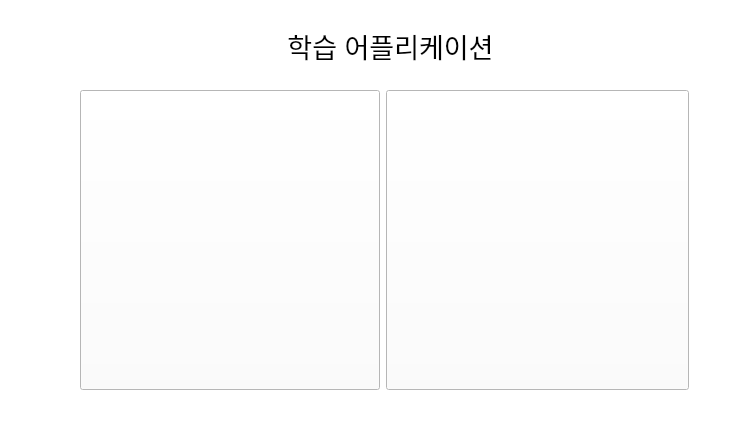
<?xml version="1.0" encoding="UTF-8"?>
<ui version="4.0">
 <class>MainWindow</class>
 <widget class="QMainWindow" name="MainWindow">
  <property name="geometry">
   <rect>
    <x>0</x>
    <y>0</y>
    <width>741</width>
    <height>424</height>
   </rect>
  </property>
  <property name="windowTitle">
   <string>MainWindow</string>
  </property>
  <property name="styleSheet">
   <string notr="true">	background-color: rgb(255, 255, 255);</string>
  </property>
  <widget class="QWidget" name="centralwidget">
   <widget class="QStackedWidget" name="stackedWidget">
    <property name="geometry">
     <rect>
      <x>0</x>
      <y>0</y>
      <width>741</width>
      <height>401</height>
     </rect>
    </property>
    <property name="currentIndex">
     <number>0</number>
    </property>
    <widget class="QWidget" name="page_2">
     <widget class="QLabel" name="label_7">
      <property name="geometry">
       <rect>
        <x>240</x>
        <y>20</y>
        <width>301</width>
        <height>51</height>
       </rect>
      </property>
      <property name="font">
       <font>
        <pointsize>20</pointsize>
       </font>
      </property>
      <property name="text">
       <string>학습 어플리케이션</string>
      </property>
      <property name="alignment">
       <set>Qt::AlignCenter</set>
      </property>
     </widget>
     <widget class="QWidget" name="formLayoutWidget">
      <property name="geometry">
       <rect>
        <x>80</x>
        <y>90</y>
        <width>609</width>
        <height>302</height>
       </rect>
      </property>
      <layout class="QFormLayout" name="formLayout">
       <item row="0" column="0">
        <widget class="QPushButton" name="pushButton">
         <property name="sizePolicy">
          <sizepolicy hsizetype="Minimum" vsizetype="Maximum">
           <horstretch>0</horstretch>
           <verstretch>0</verstretch>
          </sizepolicy>
         </property>
         <property name="minimumSize">
          <size>
           <width>300</width>
           <height>300</height>
          </size>
         </property>
         <property name="styleSheet">
          <string notr="true">border-image: url(/home/iot/바탕화면/학생.png);</string>
         </property>
         <property name="text">
          <string/>
         </property>
        </widget>
       </item>
       <item row="0" column="1">
        <widget class="QPushButton" name="pushButton_6">
         <property name="sizePolicy">
          <sizepolicy hsizetype="Minimum" vsizetype="Maximum">
           <horstretch>0</horstretch>
           <verstretch>0</verstretch>
          </sizepolicy>
         </property>
         <property name="minimumSize">
          <size>
           <width>300</width>
           <height>300</height>
          </size>
         </property>
         <property name="styleSheet">
          <string notr="true">border-image: url(/home/iot/바탕화면/선생님.png);</string>
         </property>
         <property name="text">
          <string/>
         </property>
        </widget>
       </item>
      </layout>
     </widget>
    </widget>
    <widget class="QWidget" name="page_9">
     <widget class="QLabel" name="label_8">
      <property name="geometry">
       <rect>
        <x>220</x>
        <y>40</y>
        <width>331</width>
        <height>81</height>
       </rect>
      </property>
      <property name="font">
       <font>
        <pointsize>23</pointsize>
       </font>
      </property>
      <property name="text">
       <string>로그인</string>
      </property>
      <property name="alignment">
       <set>Qt::AlignCenter</set>
      </property>
     </widget>
     <widget class="QWidget" name="gridLayoutWidget_2">
      <property name="geometry">
       <rect>
        <x>20</x>
        <y>150</y>
        <width>571</width>
        <height>123</height>
       </rect>
      </property>
      <layout class="QGridLayout" name="gridLayout_2">
       <item row="0" column="1" colspan="2">
        <widget class="QLineEdit" name="lineEdit"/>
       </item>
       <item row="2" column="1" colspan="2">
        <widget class="QLineEdit" name="lineEdit_4"/>
       </item>
       <item row="0" column="0">
        <widget class="QLabel" name="label_13">
         <property name="sizePolicy">
          <sizepolicy hsizetype="Minimum" vsizetype="Maximum">
           <horstretch>0</horstretch>
           <verstretch>0</verstretch>
          </sizepolicy>
         </property>
         <property name="minimumSize">
          <size>
           <width>30</width>
           <height>0</height>
          </size>
         </property>
         <property name="text">
          <string>아이디</string>
         </property>
         <property name="alignment">
          <set>Qt::AlignRight|Qt::AlignTrailing|Qt::AlignVCenter</set>
         </property>
        </widget>
       </item>
       <item row="3" column="1" colspan="2">
        <widget class="QLabel" name="label_12">
         <property name="text">
          <string> </string>
         </property>
        </widget>
       </item>
       <item row="1" column="1" colspan="2">
        <widget class="QLabel" name="label_11">
         <property name="text">
          <string> </string>
         </property>
        </widget>
       </item>
       <item row="2" column="0">
        <widget class="QLabel" name="label_14">
         <property name="sizePolicy">
          <sizepolicy hsizetype="Minimum" vsizetype="Maximum">
           <horstretch>0</horstretch>
           <verstretch>0</verstretch>
          </sizepolicy>
         </property>
         <property name="minimumSize">
          <size>
           <width>30</width>
           <height>0</height>
          </size>
         </property>
         <property name="text">
          <string>비밀번호</string>
         </property>
         <property name="alignment">
          <set>Qt::AlignRight|Qt::AlignTrailing|Qt::AlignVCenter</set>
         </property>
        </widget>
       </item>
      </layout>
     </widget>
     <widget class="QPushButton" name="back_btn_1">
      <property name="geometry">
       <rect>
        <x>20</x>
        <y>20</y>
        <width>31</width>
        <height>21</height>
       </rect>
      </property>
      <property name="styleSheet">
       <string notr="true">border-image: url(/home/iot/바탕화면/back.png);</string>
      </property>
      <property name="text">
       <string/>
      </property>
     </widget>
     <widget class="QWidget" name="formLayoutWidget_2">
      <property name="geometry">
       <rect>
        <x>180</x>
        <y>300</y>
        <width>409</width>
        <height>38</height>
       </rect>
      </property>
      <layout class="QFormLayout" name="formLayout_2">
       <item row="0" column="0">
        <widget class="QPushButton" name="pushButton_7">
         <property name="sizePolicy">
          <sizepolicy hsizetype="Maximum" vsizetype="Fixed">
           <horstretch>0</horstretch>
           <verstretch>0</verstretch>
          </sizepolicy>
         </property>
         <property name="minimumSize">
          <size>
           <width>200</width>
           <height>0</height>
          </size>
         </property>
         <property name="text">
          <string>회원가입</string>
         </property>
        </widget>
       </item>
       <item row="0" column="1">
        <widget class="QPushButton" name="pushButton_8">
         <property name="sizePolicy">
          <sizepolicy hsizetype="Maximum" vsizetype="Fixed">
           <horstretch>0</horstretch>
           <verstretch>0</verstretch>
          </sizepolicy>
         </property>
         <property name="minimumSize">
          <size>
           <width>200</width>
           <height>0</height>
          </size>
         </property>
         <property name="text">
          <string>로그인</string>
         </property>
        </widget>
       </item>
      </layout>
     </widget>
    </widget>
    <widget class="QWidget" name="page_10">
     <widget class="QPushButton" name="back_btn_3">
      <property name="geometry">
       <rect>
        <x>20</x>
        <y>20</y>
        <width>31</width>
        <height>21</height>
       </rect>
      </property>
      <property name="styleSheet">
       <string notr="true">border-image: url(/home/iot/바탕화면/back.png);</string>
      </property>
      <property name="text">
       <string/>
      </property>
     </widget>
     <widget class="QLabel" name="label_15">
      <property name="geometry">
       <rect>
        <x>220</x>
        <y>20</y>
        <width>331</width>
        <height>61</height>
       </rect>
      </property>
      <property name="font">
       <font>
        <pointsize>23</pointsize>
       </font>
      </property>
      <property name="text">
       <string>회원가입</string>
      </property>
      <property name="alignment">
       <set>Qt::AlignCenter</set>
      </property>
     </widget>
     <widget class="QWidget" name="gridLayoutWidget_3">
      <property name="geometry">
       <rect>
        <x>120</x>
        <y>100</y>
        <width>551</width>
        <height>231</height>
       </rect>
      </property>
      <layout class="QGridLayout" name="gridLayout_3">
       <item row="4" column="1">
        <widget class="QLineEdit" name="lineEdit_7"/>
       </item>
       <item row="2" column="1" colspan="2">
        <widget class="QLineEdit" name="lineEdit_6"/>
       </item>
       <item row="0" column="1" colspan="2">
        <widget class="QLineEdit" name="lineEdit_5"/>
       </item>
       <item row="1" column="1" colspan="2">
        <widget class="QLabel" name="label_17">
         <property name="text">
          <string/>
         </property>
        </widget>
       </item>
       <item row="3" column="1" colspan="2">
        <widget class="QLabel" name="label_16">
         <property name="text">
          <string/>
         </property>
        </widget>
       </item>
       <item row="0" column="0">
        <widget class="QLabel" name="label_18">
         <property name="text">
          <string>아이디</string>
         </property>
         <property name="alignment">
          <set>Qt::AlignCenter</set>
         </property>
        </widget>
       </item>
       <item row="2" column="0">
        <widget class="QLabel" name="label_19">
         <property name="text">
          <string>비밀번호</string>
         </property>
         <property name="alignment">
          <set>Qt::AlignCenter</set>
         </property>
        </widget>
       </item>
       <item row="5" column="1">
        <widget class="QLabel" name="label_22">
         <property name="text">
          <string/>
         </property>
        </widget>
       </item>
       <item row="4" column="0">
        <widget class="QLabel" name="label_21">
         <property name="text">
          <string>이름</string>
         </property>
         <property name="alignment">
          <set>Qt::AlignCenter</set>
         </property>
        </widget>
       </item>
       <item row="6" column="1">
        <widget class="QLineEdit" name="lineEdit_8"/>
       </item>
       <item row="6" column="0">
        <widget class="QLabel" name="label_20">
         <property name="text">
          <string>번호</string>
         </property>
         <property name="alignment">
          <set>Qt::AlignCenter</set>
         </property>
        </widget>
       </item>
      </layout>
     </widget>
     <widget class="QPushButton" name="pushButton_9">
      <property name="geometry">
       <rect>
        <x>290</x>
        <y>350</y>
        <width>200</width>
        <height>36</height>
       </rect>
      </property>
      <property name="sizePolicy">
       <sizepolicy hsizetype="Maximum" vsizetype="Fixed">
        <horstretch>0</horstretch>
        <verstretch>0</verstretch>
       </sizepolicy>
      </property>
      <property name="minimumSize">
       <size>
        <width>200</width>
        <height>0</height>
       </size>
      </property>
      <property name="text">
       <string>회원가입</string>
      </property>
     </widget>
    </widget>
    <widget class="QWidget" name="page">
     <widget class="QPushButton" name="pushButton_10">
      <property name="geometry">
       <rect>
        <x>630</x>
        <y>10</y>
        <width>61</width>
        <height>61</height>
       </rect>
      </property>
      <property name="font">
       <font>
        <pointsize>9</pointsize>
       </font>
      </property>
      <property name="styleSheet">
       <string notr="true">border-image: url(/home/iot/바탕화면/user1.png);</string>
      </property>
      <property name="text">
       <string/>
      </property>
     </widget>
     <widget class="QTabWidget" name="tabWidget">
      <property name="geometry">
       <rect>
        <x>20</x>
        <y>80</y>
        <width>701</width>
        <height>321</height>
       </rect>
      </property>
      <property name="font">
       <font>
        <pointsize>12</pointsize>
       </font>
      </property>
      <property name="mouseTracking">
       <bool>false</bool>
      </property>
      <property name="tabletTracking">
       <bool>false</bool>
      </property>
      <property name="toolTip">
       <string>&lt;html&gt;&lt;head/&gt;&lt;body&gt;&lt;p&gt;&lt;br/&gt;&lt;/p&gt;&lt;/body&gt;&lt;/html&gt;</string>
      </property>
      <property name="whatsThis">
       <string>&lt;html&gt;&lt;head/&gt;&lt;body&gt;&lt;p align=&quot;right&quot;&gt;&lt;br/&gt;&lt;/p&gt;&lt;/body&gt;&lt;/html&gt;</string>
      </property>
      <property name="layoutDirection">
       <enum>Qt::LeftToRight</enum>
      </property>
      <property name="autoFillBackground">
       <bool>false</bool>
      </property>
      <property name="styleSheet">
       <string notr="true"/>
      </property>
      <property name="tabPosition">
       <enum>QTabWidget::West</enum>
      </property>
      <property name="tabShape">
       <enum>QTabWidget::Rounded</enum>
      </property>
      <property name="currentIndex">
       <number>0</number>
      </property>
      <property name="iconSize">
       <size>
        <width>40</width>
        <height>40</height>
       </size>
      </property>
      <property name="elideMode">
       <enum>Qt::ElideNone</enum>
      </property>
      <property name="usesScrollButtons">
       <bool>false</bool>
      </property>
      <property name="documentMode">
       <bool>false</bool>
      </property>
      <property name="tabsClosable">
       <bool>false</bool>
      </property>
      <property name="movable">
       <bool>false</bool>
      </property>
      <property name="tabBarAutoHide">
       <bool>false</bool>
      </property>
      <widget class="QWidget" name="tabWidgetPage1">
       <property name="styleSheet">
        <string notr="true"/>
       </property>
       <attribute name="title">
        <string>study</string>
       </attribute>
       <widget class="QStackedWidget" name="stackedWidget_3">
        <property name="geometry">
         <rect>
          <x>20</x>
          <y>10</y>
          <width>631</width>
          <height>301</height>
         </rect>
        </property>
        <property name="currentIndex">
         <number>0</number>
        </property>
        <widget class="QWidget" name="page_5">
         <widget class="QWidget" name="gridLayoutWidget_6">
          <property name="geometry">
           <rect>
            <x>30</x>
            <y>20</y>
            <width>561</width>
            <height>261</height>
           </rect>
          </property>
          <layout class="QGridLayout" name="gridLayout_5">
           <item row="2" column="0">
            <widget class="QComboBox" name="comboBox">
             <item>
              <property name="text">
               <string>경영</string>
              </property>
             </item>
             <item>
              <property name="text">
               <string>경제</string>
              </property>
             </item>
             <item>
              <property name="text">
               <string>공공</string>
              </property>
             </item>
             <item>
              <property name="text">
               <string>과학</string>
              </property>
             </item>
             <item>
              <property name="text">
               <string>금융</string>
              </property>
             </item>
             <item>
              <property name="text">
               <string>사회</string>
              </property>
             </item>
            </widget>
           </item>
           <item row="2" column="1">
            <widget class="QLineEdit" name="lineEdit_12"/>
           </item>
           <item row="2" column="2">
            <widget class="QPushButton" name="pushButton_2">
             <property name="text">
              <string>PushButton</string>
             </property>
            </widget>
           </item>
           <item row="1" column="0" colspan="3">
            <widget class="QTextBrowser" name="textBrowser"/>
           </item>
          </layout>
         </widget>
        </widget>
       </widget>
      </widget>
      <widget class="QWidget" name="tabWidgetPage2">
       <property name="font">
        <font>
         <pointsize>10</pointsize>
        </font>
       </property>
       <property name="styleSheet">
        <string notr="true">	color: rgb(58, 134, 255);
	background-color: white;
	border: 0px solid;
</string>
       </property>
       <attribute name="title">
        <string>chat</string>
       </attribute>
       <widget class="QStackedWidget" name="stackedWidget_2">
        <property name="geometry">
         <rect>
          <x>10</x>
          <y>0</y>
          <width>641</width>
          <height>311</height>
         </rect>
        </property>
        <property name="currentIndex">
         <number>0</number>
        </property>
        <widget class="QWidget" name="page_8">
         <widget class="QLineEdit" name="lineEdit_2">
          <property name="geometry">
           <rect>
            <x>30</x>
            <y>270</y>
            <width>471</width>
            <height>31</height>
           </rect>
          </property>
          <property name="styleSheet">
           <string notr="true">	background-color: white;
	border: 2px solid rgb(189, 189, 189);
	border-radius: 10px;</string>
          </property>
         </widget>
         <widget class="QTextBrowser" name="textBrowser_2">
          <property name="geometry">
           <rect>
            <x>30</x>
            <y>20</y>
            <width>581</width>
            <height>231</height>
           </rect>
          </property>
          <property name="styleSheet">
           <string notr="true">	background-color: white;
	border: 2px solid rgb(189, 189, 189);
</string>
          </property>
          <property name="frameShape">
           <enum>QFrame::WinPanel</enum>
          </property>
         </widget>
         <widget class="QPushButton" name="pushButton_3">
          <property name="geometry">
           <rect>
            <x>520</x>
            <y>270</y>
            <width>91</width>
            <height>31</height>
           </rect>
          </property>
          <property name="styleSheet">
           <string notr="true">	color: rgb(0, 0, 0);
	background-color: white;
	border: 2px solid rgb(189, 189, 189);
	border-radius: 10px;</string>
          </property>
          <property name="text">
           <string>전송</string>
          </property>
         </widget>
        </widget>
       </widget>
      </widget>
      <widget class="QWidget" name="tab">
       <property name="styleSheet">
        <string notr="true">	color: rgb(58, 134, 255);
	background-color: white;
	border: 0px solid;
</string>
       </property>
       <attribute name="title">
        <string>QnA</string>
       </attribute>
       <widget class="QTableWidget" name="tableWidget">
        <property name="geometry">
         <rect>
          <x>70</x>
          <y>10</y>
          <width>511</width>
          <height>241</height>
         </rect>
        </property>
        <property name="styleSheet">
         <string notr="true">	color: rgb(0, 0, 0);
	background-color: white;
	border: 2px solid rgb(189, 189, 189);
</string>
        </property>
        <column>
         <property name="text">
          <string>제목</string>
         </property>
        </column>
        <column>
         <property name="text">
          <string>ID</string>
         </property>
        </column>
        <column>
         <property name="text">
          <string>질문내용</string>
         </property>
        </column>
        <column>
         <property name="text">
          <string>답변여부</string>
         </property>
        </column>
       </widget>
       <widget class="QLineEdit" name="lineEdit_11">
        <property name="geometry">
         <rect>
          <x>70</x>
          <y>270</y>
          <width>421</width>
          <height>29</height>
         </rect>
        </property>
        <property name="styleSheet">
         <string notr="true">	color: rgb(0, 0, 0);
	background-color: white;
	border: 2px solid rgb(189, 189, 189);
</string>
        </property>
       </widget>
       <widget class="QPushButton" name="pushButton_4">
        <property name="geometry">
         <rect>
          <x>500</x>
          <y>270</y>
          <width>81</width>
          <height>30</height>
         </rect>
        </property>
        <property name="styleSheet">
         <string notr="true">	color: rgb(0, 0, 0);
	background-color: white;
	border: 2px solid rgb(189, 189, 189);
</string>
        </property>
        <property name="text">
         <string>답변</string>
        </property>
       </widget>
      </widget>
      <widget class="QWidget" name="tab_3">
       <attribute name="title">
        <string>graph</string>
       </attribute>
       <widget class="QWidget" name="gridLayoutWidget_5">
        <property name="geometry">
         <rect>
          <x>70</x>
          <y>60</y>
          <width>521</width>
          <height>221</height>
         </rect>
        </property>
        <layout class="QGridLayout" name="graph_layout"/>
       </widget>
       <widget class="QLabel" name="label">
        <property name="geometry">
         <rect>
          <x>290</x>
          <y>10</y>
          <width>71</width>
          <height>41</height>
         </rect>
        </property>
        <property name="font">
         <font>
          <pointsize>19</pointsize>
         </font>
        </property>
        <property name="text">
         <string>통계</string>
        </property>
       </widget>
      </widget>
     </widget>
     <widget class="QPushButton" name="back_btn_2">
      <property name="geometry">
       <rect>
        <x>20</x>
        <y>20</y>
        <width>31</width>
        <height>21</height>
       </rect>
      </property>
      <property name="styleSheet">
       <string notr="true">border-image: url(/home/iot/바탕화면/back.png);</string>
      </property>
      <property name="text">
       <string/>
      </property>
     </widget>
     <widget class="QLabel" name="label_9">
      <property name="geometry">
       <rect>
        <x>210</x>
        <y>10</y>
        <width>301</width>
        <height>51</height>
       </rect>
      </property>
      <property name="font">
       <font>
        <pointsize>15</pointsize>
       </font>
      </property>
      <property name="text">
       <string>학습 어플리케이션(선생님)</string>
      </property>
      <property name="alignment">
       <set>Qt::AlignCenter</set>
      </property>
     </widget>
    </widget>
    <widget class="QWidget" name="page_11">
     <widget class="QLabel" name="label_10">
      <property name="geometry">
       <rect>
        <x>210</x>
        <y>10</y>
        <width>301</width>
        <height>51</height>
       </rect>
      </property>
      <property name="font">
       <font>
        <pointsize>15</pointsize>
       </font>
      </property>
      <property name="text">
       <string>학습 어플리케이션(학생)</string>
      </property>
      <property name="alignment">
       <set>Qt::AlignCenter</set>
      </property>
     </widget>
     <widget class="QPushButton" name="back_btn_4">
      <property name="geometry">
       <rect>
        <x>20</x>
        <y>20</y>
        <width>31</width>
        <height>21</height>
       </rect>
      </property>
      <property name="styleSheet">
       <string notr="true">border-image: url(/home/iot/바탕화면/back.png);</string>
      </property>
      <property name="text">
       <string/>
      </property>
     </widget>
     <widget class="QPushButton" name="pushButton_11">
      <property name="geometry">
       <rect>
        <x>630</x>
        <y>10</y>
        <width>61</width>
        <height>61</height>
       </rect>
      </property>
      <property name="font">
       <font>
        <pointsize>9</pointsize>
       </font>
      </property>
      <property name="styleSheet">
       <string notr="true">border-image: url(/home/iot/바탕화면/user1.png);</string>
      </property>
      <property name="text">
       <string/>
      </property>
     </widget>
     <widget class="QTabWidget" name="tabWidget_2">
      <property name="geometry">
       <rect>
        <x>20</x>
        <y>80</y>
        <width>701</width>
        <height>321</height>
       </rect>
      </property>
      <property name="font">
       <font>
        <pointsize>13</pointsize>
       </font>
      </property>
      <property name="mouseTracking">
       <bool>false</bool>
      </property>
      <property name="tabletTracking">
       <bool>false</bool>
      </property>
      <property name="toolTip">
       <string>&lt;html&gt;&lt;head/&gt;&lt;body&gt;&lt;p&gt;&lt;br/&gt;&lt;/p&gt;&lt;/body&gt;&lt;/html&gt;</string>
      </property>
      <property name="whatsThis">
       <string>&lt;html&gt;&lt;head/&gt;&lt;body&gt;&lt;p align=&quot;right&quot;&gt;&lt;br/&gt;&lt;/p&gt;&lt;/body&gt;&lt;/html&gt;</string>
      </property>
      <property name="layoutDirection">
       <enum>Qt::LeftToRight</enum>
      </property>
      <property name="autoFillBackground">
       <bool>false</bool>
      </property>
      <property name="styleSheet">
       <string notr="true"/>
      </property>
      <property name="tabPosition">
       <enum>QTabWidget::West</enum>
      </property>
      <property name="tabShape">
       <enum>QTabWidget::Rounded</enum>
      </property>
      <property name="currentIndex">
       <number>0</number>
      </property>
      <property name="iconSize">
       <size>
        <width>40</width>
        <height>40</height>
       </size>
      </property>
      <property name="elideMode">
       <enum>Qt::ElideNone</enum>
      </property>
      <property name="usesScrollButtons">
       <bool>false</bool>
      </property>
      <property name="documentMode">
       <bool>false</bool>
      </property>
      <property name="tabsClosable">
       <bool>false</bool>
      </property>
      <property name="movable">
       <bool>false</bool>
      </property>
      <property name="tabBarAutoHide">
       <bool>false</bool>
      </property>
      <widget class="QWidget" name="tabWidgetPage1_2">
       <property name="styleSheet">
        <string notr="true"/>
       </property>
       <attribute name="title">
        <string>study</string>
       </attribute>
       <widget class="QStackedWidget" name="stackedWidget_4">
        <property name="geometry">
         <rect>
          <x>10</x>
          <y>20</y>
          <width>631</width>
          <height>301</height>
         </rect>
        </property>
        <property name="currentIndex">
         <number>0</number>
        </property>
        <widget class="QWidget" name="page_12">
         <widget class="QCommandLinkButton" name="commandLinkButton_2">
          <property name="geometry">
           <rect>
            <x>400</x>
            <y>150</y>
            <width>207</width>
            <height>41</height>
           </rect>
          </property>
          <property name="styleSheet">
           <string notr="true">background-color: None;</string>
          </property>
          <property name="text">
           <string>학습시작하기</string>
          </property>
         </widget>
         <widget class="QLabel" name="label_23">
          <property name="geometry">
           <rect>
            <x>360</x>
            <y>70</y>
            <width>301</width>
            <height>81</height>
           </rect>
          </property>
          <property name="styleSheet">
           <string notr="true">font:rgb(0, 0, 0);
background-color: None;</string>
          </property>
          <property name="text">
           <string>주택도시보증공사 용어 학습</string>
          </property>
          <property name="alignment">
           <set>Qt::AlignCenter</set>
          </property>
         </widget>
         <widget class="QLabel" name="label_24">
          <property name="geometry">
           <rect>
            <x>60</x>
            <y>40</y>
            <width>301</width>
            <height>211</height>
           </rect>
          </property>
          <property name="text">
           <string/>
          </property>
          <property name="pixmap">
           <pixmap>147119.jpg</pixmap>
          </property>
          <property name="scaledContents">
           <bool>true</bool>
          </property>
         </widget>
        </widget>
        <widget class="QWidget" name="page_13">
         <widget class="QLabel" name="label_25">
          <property name="geometry">
           <rect>
            <x>400</x>
            <y>30</y>
            <width>211</width>
            <height>231</height>
           </rect>
          </property>
          <property name="text">
           <string/>
          </property>
          <property name="pixmap">
           <pixmap>1995539.png</pixmap>
          </property>
          <property name="scaledContents">
           <bool>true</bool>
          </property>
         </widget>
         <widget class="QWidget" name="gridLayoutWidget_4">
          <property name="geometry">
           <rect>
            <x>10</x>
            <y>20</y>
            <width>381</width>
            <height>231</height>
           </rect>
          </property>
          <layout class="QGridLayout" name="gridLayout_4">
           <item row="1" column="0" colspan="2">
            <widget class="QTextBrowser" name="textBrowser_4">
             <property name="styleSheet">
              <string notr="true">	background-color: white;
	border: 2px solid rgb(189, 189, 189);
</string>
             </property>
             <property name="frameShape">
              <enum>QFrame::WinPanel</enum>
             </property>
            </widget>
           </item>
           <item row="2" column="1">
            <widget class="QPushButton" name="pushButton_12">
             <property name="styleSheet">
              <string notr="true">	color: rgb(0, 0, 0);
	background-color: white;
	border: 2px solid rgb(189, 189, 189);
</string>
             </property>
             <property name="text">
              <string>정답</string>
             </property>
            </widget>
           </item>
           <item row="2" column="0">
            <widget class="QLineEdit" name="lineEdit_9">
             <property name="styleSheet">
              <string notr="true">	background-color: white;
	border: 2px solid rgb(189, 189, 189);
</string>
             </property>
            </widget>
           </item>
           <item row="0" column="0" colspan="2">
            <widget class="QLabel" name="label_26">
             <property name="text">
              <string>문제 풀이</string>
             </property>
             <property name="alignment">
              <set>Qt::AlignCenter</set>
             </property>
            </widget>
           </item>
          </layout>
         </widget>
        </widget>
       </widget>
      </widget>
      <widget class="QWidget" name="tabWidgetPage2_2">
       <property name="font">
        <font>
         <pointsize>10</pointsize>
        </font>
       </property>
       <property name="styleSheet">
        <string notr="true">	color: rgb(58, 134, 255);
	background-color: white;
	border: 0px solid;
</string>
       </property>
       <attribute name="title">
        <string>chat</string>
       </attribute>
       <widget class="QStackedWidget" name="stackedWidget_5">
        <property name="geometry">
         <rect>
          <x>10</x>
          <y>0</y>
          <width>621</width>
          <height>311</height>
         </rect>
        </property>
        <property name="currentIndex">
         <number>0</number>
        </property>
        <widget class="QWidget" name="page_14">
         <widget class="QPushButton" name="pushButton_13">
          <property name="geometry">
           <rect>
            <x>410</x>
            <y>110</y>
            <width>181</width>
            <height>61</height>
           </rect>
          </property>
          <property name="styleSheet">
           <string notr="true">	color: rgb(0, 0, 0);
	background-color: white;
	border: 2px solid rgb(189, 189, 189);
	border-radius: 10px;</string>
          </property>
          <property name="text">
           <string>채팅요청하기</string>
          </property>
         </widget>
         <widget class="QLabel" name="label_27">
          <property name="geometry">
           <rect>
            <x>80</x>
            <y>20</y>
            <width>281</width>
            <height>281</height>
           </rect>
          </property>
          <property name="text">
           <string/>
          </property>
          <property name="pixmap">
           <pixmap>2798183.png</pixmap>
          </property>
          <property name="scaledContents">
           <bool>true</bool>
          </property>
         </widget>
        </widget>
        <widget class="QWidget" name="page_15">
         <widget class="QLineEdit" name="lineEdit_10">
          <property name="geometry">
           <rect>
            <x>10</x>
            <y>270</y>
            <width>471</width>
            <height>31</height>
           </rect>
          </property>
          <property name="styleSheet">
           <string notr="true">	background-color: white;
	border: 2px solid rgb(189, 189, 189);
	border-radius: 10px;</string>
          </property>
         </widget>
         <widget class="QTextBrowser" name="textBrowser_5">
          <property name="geometry">
           <rect>
            <x>10</x>
            <y>20</y>
            <width>581</width>
            <height>231</height>
           </rect>
          </property>
          <property name="styleSheet">
           <string notr="true">	background-color: white;
	border: 2px solid rgb(189, 189, 189);
</string>
          </property>
          <property name="frameShape">
           <enum>QFrame::WinPanel</enum>
          </property>
         </widget>
         <widget class="QPushButton" name="pushButton_14">
          <property name="geometry">
           <rect>
            <x>500</x>
            <y>270</y>
            <width>91</width>
            <height>31</height>
           </rect>
          </property>
          <property name="styleSheet">
           <string notr="true">	color: rgb(0, 0, 0);
	background-color: white;
	border: 2px solid rgb(189, 189, 189);
	border-radius: 10px;</string>
          </property>
          <property name="text">
           <string>전송</string>
          </property>
         </widget>
        </widget>
       </widget>
      </widget>
      <widget class="QWidget" name="tab_2">
       <property name="styleSheet">
        <string notr="true">	color: rgb(58, 134, 255);
	background-color: white;
	border: 0px solid;
</string>
       </property>
       <attribute name="title">
        <string>QnA</string>
       </attribute>
       <widget class="QPushButton" name="pushButton_15">
        <property name="geometry">
         <rect>
          <x>260</x>
          <y>110</y>
          <width>181</width>
          <height>61</height>
         </rect>
        </property>
        <property name="text">
         <string>QnA 올리기</string>
        </property>
       </widget>
      </widget>
     </widget>
    </widget>
   </widget>
  </widget>
 </widget>
 <resources/>
 <connections/>
</ui>
